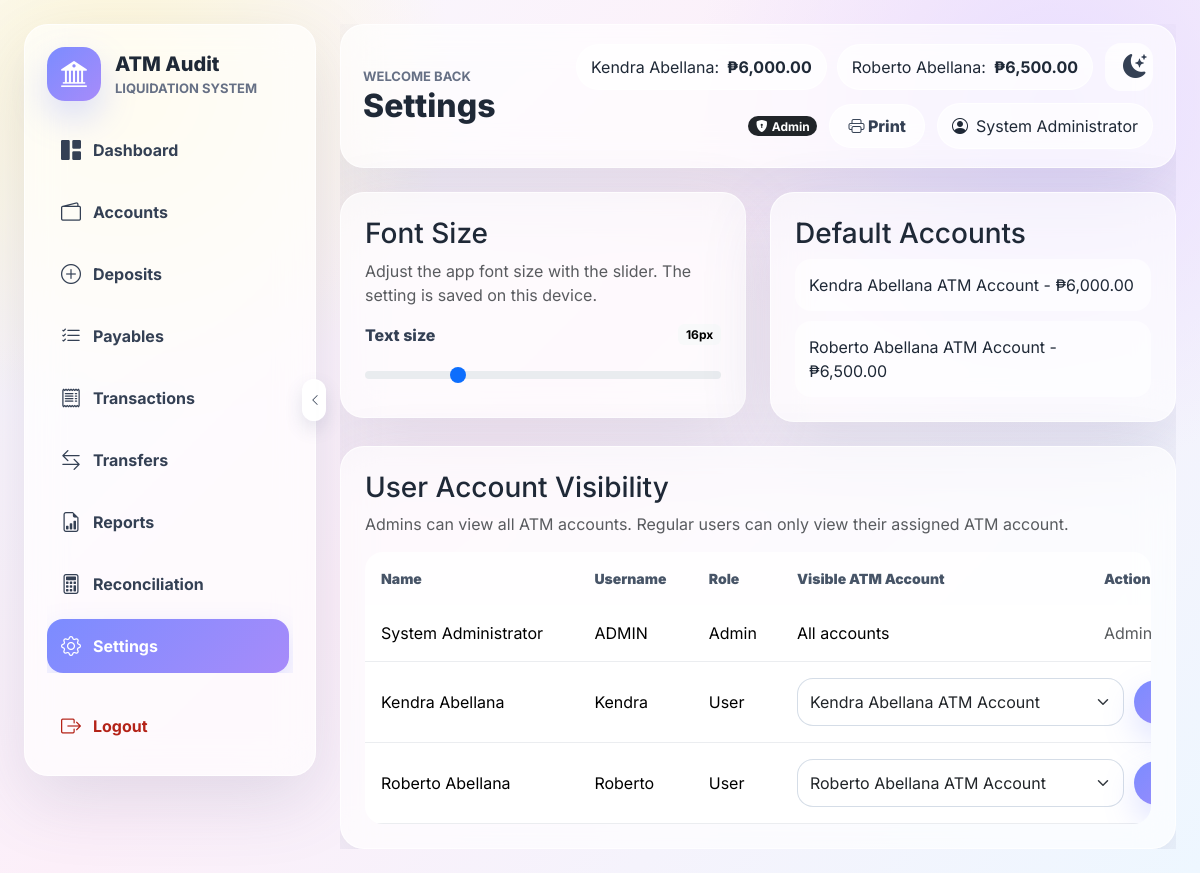
Page /pages/settings.php (signed in) on the committed database.
### tables this page shows
CREATE TABLE accounts (
    id INT AUTO_INCREMENT PRIMARY KEY,
    account_name VARCHAR(160) NOT NULL UNIQUE,
    current_balance DECIMAL(15,2) NOT NULL DEFAULT 0.00,
    created_at DATETIME NOT NULL DEFAULT CURRENT_TIMESTAMP,
    deleted_at DATETIME NULL
);

CREATE TABLE users (
    id INT AUTO_INCREMENT PRIMARY KEY,
    full_name VARCHAR(120) NOT NULL,
    username VARCHAR(60) NOT NULL UNIQUE,
    password VARCHAR(255) NOT NULL,
    role ENUM('Admin', 'User') NOT NULL DEFAULT 'User',
    account_id INT NULL,
    created_at DATETIME NOT NULL DEFAULT CURRENT_TIMESTAMP,
    deleted_at DATETIME NULL,
    INDEX idx_users_account (account_id)
);

### config/database.php (called while the page is built, shortened)
<?php
function db(): PDO
{
    static $pdo = null;
    if ($pdo instanceof PDO) {
        return $pdo;
    }
    $dsn = sprintf('mysql:host=%s;port=%s;dbname=%s;charset=utf8mb4', DB_HOST, DB_PORT, DB_NAME);
    $pdo = new PDO($dsn, DB_USER, DB_PASS, [
        PDO::ATTR_ERRMODE => PDO::ERRMODE_EXCEPTION,
        PDO::ATTR_DEFAULT_FETCH_MODE => PDO::FETCH_ASSOC,
        PDO::ATTR_EMULATE_PREPARES => false,
    ]);
    ensureDefaultSeedData($pdo);
    return $pdo;
}
function ensureDefaultSeedData(PDO $pdo): void
{
    try {
        $pdo->beginTransaction();
        $accountStmt = $pdo->prepare(
            'INSERT INTO accounts (id, account_name, current_balance, deleted_at)
             VALUES (:id, :account_name, :current_balance, NULL)
             ON DUPLICATE KEY UPDATE
                 account_name = VALUES(account_name),
                 deleted_at = NULL'
        );
        foreach (DEFAULT_SEED_ACCOUNTS as [$id, $accountName, $balance]) {
            $accountStmt->execute([
                'id' => $id,
                'account_name' => $accountName,
                'current_balance' => $balance,
            ]);
        }
        $findDefaultUserStmt = $pdo->prepare(
            'SELECT id FROM users WHERE LOWER(username) = LOWER(:username) LIMIT 1'
        );
        $updateDefaultUserStmt = $pdo->prepare(
            'UPDATE users
             SET full_name = :full_name,
                 password = :password,
                 role = :role,
                 account_id = :account_id,
                 deleted_at = NULL
             WHERE id = :id'
        );
        $insertDefaultUserStmt = $pdo->prepare(
            'INSERT INTO users (full_name, username, password, role, account_id, deleted_at)
             VALUES (:full_name, :username, :password, :role, :account_id, NULL)'
        );
        foreach (DEFAULT_SEED_USERS as [$fullName, $username, $password, $role, $accountId]) {
            $params = [
                'full_name' => $fullName,
                'username' => $username,
                'password' => $password,
                'role' => $role,
                'account_id' => $accountId,
            ];
            $findDefaultUserStmt->execute(['username' => $username]);
            $existingId = (int) ($findDefaultUserStmt->fetch()['id'] ?? 0);
            if ($existingId > 0) {
                $updateDefaultUserStmt->execute([
                    'full_name' => $fullName,
                    'password' => $password,
                    'role' => $role,
                    'account_id' => $accountId,
                    'id' => $existingId,
                ]);
            } else {
                $insertDefaultUserStmt->execute($params);
            }
        }
        if ($pdo->inTransaction()) {
            $pdo->commit();
        }
    } catch (Throwable $e) {
        if ($pdo->inTransaction()) {
            $pdo->rollBack();
        }
        error_log($e->getMessage());
    }
}
function e(?string $value): string
{
    return htmlspecialchars((string) $value, ENT_QUOTES, 'UTF-8');
}
function asset(string $path): string
{
    return BASE_URL . '/assets/' . ltrim($path, '/');
}
function actionUrl(string $action): string
{
    return BASE_URL . '/actions/' . ltrim($action, '/');
}
function currentUser(): ?array
{
    return $_SESSION['user'] ?? null;
}
function isAdmin(): bool
{
    return (currentUser()['role'] ?? '') === 'Admin';
}
function money($amount): string
{
    return '&#8369;' . number_format((float) $amount, 2);
}
function fetchAccounts(bool $respectAccess = true): array
{
    return db()->query('SELECT * FROM accounts WHERE deleted_at IS NULL ORDER BY id ASC')->fetchAll();
}

### pages/settings.php (the view, shortened to what this page needs)
<?php
require_once __DIR__ . '/../includes/header.php';
require_once __DIR__ . '/../includes/footer.php';
$users = [];
if (isAdmin()) {
    $users = db()->query(
        'SELECT u.id, u.full_name, u.username, u.role, u.account_id, a.account_name
         FROM users u
         LEFT JOIN accounts a ON a.id = u.account_id
         WHERE u.deleted_at IS NULL
         ORDER BY u.role ASC, u.full_name ASC'
    )->fetchAll();
}
$allAccounts = fetchAccounts(false);
renderHeader('Settings');
?>
<div class="row g-4">
    <div class="col-12 col-lg-6">
        <div class="glass-card">
            <h3>Font Size</h3>
            <p class="text-muted">Adjust the app font size with the slider. The setting is saved on this device.</p>
            <div class="font-slider-row">
                <label for="fontSizeSlider" class="form-label mb-0">Text size</label>
                <span class="badge text-bg-light" id="fontSizeValue">16px</span>
            </div>
            <input type="range" id="fontSizeSlider" class="form-range mt-3" min="14" max="22" step="1" value="16">
        </div>
    </div>
    <div class="col-12 col-lg-6">
        <div class="glass-card">
            <h3>Default Accounts</h3>
            <ul class="clean-list">
                <?php foreach (fetchAccounts() as $account): ?><li><?= e($account['account_name']) ?> - <?= money($account['current_balance']) ?></li><?php endforeach; ?>
            </ul>
        </div>
    </div>
</div>
<?php if (isAdmin()): ?>
    <div class="glass-card mt-4">
        <h3>User Account Visibility</h3>
        <p class="text-muted">Admins can view all ATM accounts. Regular users can only view their assigned ATM account.</p>
        <div class="table-responsive">
            <table class="table soft-table">
                <thead><tr><th>Name</th><th>Username</th><th>Role</th><th>Visible ATM Account</th><th>Action</th></tr></thead>
                <tbody>
                <?php foreach ($users as $user): ?>
                    <tr>
                        <td><?= e($user['full_name']) ?></td>
                        <td><?= e($user['username']) ?></td>
                        <td><?= e($user['role']) ?></td>
                        <?php if ($user['role'] === 'Admin'): ?>
                            <td>All accounts</td>
                            <td><span class="text-muted">Admin</span></td>
                        <?php else: ?>
                            <td colspan="2">
                                <form method="post" action="<?= actionUrl('update_user_account.php') ?>" class="inline-assignment-form">
                                    <select name="account_id" class="form-select" required>
                                        <?php foreach ($allAccounts as $account): ?>
                                            <option value="<?= (int) $account['id'] ?>" <?= (int) $user['account_id'] === (int) $account['id'] ? 'selected' : '' ?>>
                                                <?= e($account['account_name']) ?>
                                            </option>
                                        <?php endforeach; ?>
                                    </select>
                                    <button class="btn btn-primary-soft" type="submit">Save</button>
                                </form>
                            </td>
                        <?php endif; ?>
                    </tr>
                <?php endforeach; ?>
                </tbody>
            </table>
        </div>
    </div>
<?php endif; ?>

### includes/header.php (shortened to what this page needs)
<?php
require_once __DIR__ . '/../config/database.php';
function renderHeader(string $title): void
{
    $user = currentUser();
    $accounts = currentUser() ? fetchAccounts() : [];
    ?>
    <!doctype html>
    <html lang="en">
    <head>
        <link href="https://cdn.jsdelivr.net/npm/bootstrap@5.3.3/dist/css/bootstrap.min.css" rel="stylesheet">
        <link href="https://cdn.jsdelivr.net/npm/bootstrap-icons@1.11.3/font/bootstrap-icons.css" rel="stylesheet">
        <link href="<?= asset('css/style.css') ?>" rel="stylesheet">
    </head>
    <body>
    <?php if ($user): ?>
        <div class="app-shell">
            <?php require __DIR__ . '/sidebar.php'; ?>
            <main class="main-panel">
                <header class="topbar glass-card">
                    <div>
                        <div class="eyebrow">Welcome back</div>
                        <h1><?= e($title) ?></h1>
                    </div>
                    <div class="topbar-tools">
                        <div class="balance-strip d-none d-xl-flex">
                            <?php foreach ($accounts as $account): ?>
                                <span><?= e(str_replace(' ATM Account', '', $account['account_name'])) ?>: <strong><?= money($account['current_balance']) ?></strong></span>
                            <?php endforeach; ?>
                        </div>
                        <button class="btn btn-soft icon-button" id="themeToggleButton" type="button" aria-label="Toggle night mode" title="Toggle night mode">
                            <i class="bi bi-moon-stars-fill"></i>
                        </button>
                        <?php if (isAdmin()): ?>
                            <span class="badge rounded-pill text-bg-dark admin-badge"><i class="bi bi-shield-lock-fill me-1"></i>Admin</span>
                        <?php endif; ?>
                        <button class="btn btn-soft print-page-button" id="printPageButton" type="button"><i class="bi bi-printer"></i> Print</button>
                        <div class="profile-pill"><i class="bi bi-person-circle"></i> <?= e($user['full_name']) ?></div>
                    </div>
                </header>
                <section class="content-wrap">
    <?php endif; ?>
    <?php
}
?>

### assets/css/style.css (style rules this page uses)
:root { --bg-a: #f8faff; --bg-b: #fceff9; --bg-c: #eef7ff; --primary: #7b8cff; --secondary: #a78bfa; --success: #7ed6a7; --warning: #f6c177; --danger: #f28b82; --neutral: #e5e7eb; --text: #1f2937; --muted: #667085; --glass: rgba(255, 255, 255, 0.64); --border: rgba(255, 255, 255, 0.75); --shadow: 0 24px 70px rgba(88, 96, 135, 0.16); --app-font-size: 16px; }
* { box-sizing: border-box; }
body { min-height: 100vh; margin: 0; color: var(--text); font-family: Inter, system-ui, -apple-system, BlinkMacSystemFont, "Segoe UI", sans-serif; font-size: var(--app-font-size); background: radial-gradient(circle at 10% 10%, #fff7d6 0, transparent 25%), radial-gradient(circle at 88% 12%, #e8ddff 0, transparent 28%), linear-gradient(135deg, var(--bg-a), var(--bg-b) 45%, var(--bg-c)); }
.app-shell { display: grid; grid-template-columns: 292px minmax(0, 1fr); gap: 24px; min-height: 100vh; padding: 24px; transition: grid-template-columns 0.2s ease; }
.glass-card, .glass-modal { background: var(--glass); border: 1px solid var(--border); border-radius: 24px; box-shadow: var(--shadow); backdrop-filter: blur(18px); }
.glass-card { padding: 24px; }
.brand-subtitle, .eyebrow { color: var(--muted); font-size: 13px; font-weight: 700; text-transform: uppercase; letter-spacing: 0; }
.main-panel { min-width: 0; overflow-x: hidden; }
.content-wrap { padding: 24px 0 0; min-width: 0; }
.topbar { min-height: 92px; display: flex; align-items: center; justify-content: space-between; gap: 18px; padding: 18px 22px; }
.topbar h1 { margin: 0; font-size: 32px; font-weight: 800; }
.topbar-tools { display: flex; align-items: center; gap: 12px; flex-wrap: wrap; justify-content: flex-end; }
.balance-strip { gap: 10px; flex-wrap: wrap; }
.balance-strip span, .profile-pill, .balance-badge { display: inline-flex; align-items: center; gap: 8px; padding: 10px 14px; border-radius: 999px; background: rgba(255, 255, 255, 0.66); border: 1px solid rgba(255, 255, 255, 0.8); }
.btn { min-height: 44px; border-radius: 999px; font-weight: 800; padding-inline: 18px; }
.btn-primary-soft { color: white; border: 0; background: linear-gradient(135deg, var(--primary), var(--secondary)); box-shadow: 0 14px 32px rgba(123, 140, 255, 0.25); }
.btn-soft { background: rgba(255, 255, 255, 0.7); border: 1px solid rgba(255, 255, 255, 0.85); color: #344054; }
.font-slider-row { display: flex; align-items: center; justify-content: space-between; gap: 12px; }
.icon-button { width: 48px; height: 48px; border: 0; border-radius: 16px; background: rgba(255, 255, 255, 0.74); font-size: 24px; }
.soft-table { margin: 0; vertical-align: middle; min-width: 860px; }
.table-responsive { max-height: min(68vh, 720px); overflow: auto; border-radius: 18px; scrollbar-gutter: stable; }
.soft-table thead th { position: sticky; top: 0; z-index: 2; border: 0; color: #475467; background: rgba(255, 255, 255, 0.76); font-size: 14px; font-weight: 900; letter-spacing: 0; }
.soft-table td, .soft-table th { padding: 16px; border-color: rgba(229, 231, 235, 0.74); }
.form-control, .form-select { min-height: 48px; border-radius: 16px; border: 1px solid rgba(203, 213, 225, 0.8); background-color: rgba(255, 255, 255, 0.76); font-size: 16px; }
.form-label { color: #344054; font-weight: 800; }
.clean-list { display: grid; gap: 10px; padding: 0; margin: 0; list-style: none; }
.clean-list li { padding: 14px; border-radius: 16px; background: rgba(255, 255, 255, 0.58); }
.inline-assignment-form { display: grid; grid-template-columns: minmax(240px, 1fr) auto; gap: 10px; align-items: center; }

### rows in the picture
accounts: account_name "Kendra Abellana", current_balance "₱6,000.00", account_name "Kendra Abellana ATM Account"
accounts: account_name "Roberto Abellana", current_balance "₱6,500.00", account_name "Roberto Abellana ATM Account"
users: full_name "System Administrator", username "ADMIN", role "Admin", shows "All accounts"
users: full_name "Kendra Abellana", username "Kendra", role "User", account_id "Kendra Abellana ATM Account"
users: full_name "Roberto Abellana", username "Roberto", role "User", account_id "Roberto Abellana ATM Account"

### other values in the picture
$label "Dashboard"
$label "Accounts"
$label "Deposits"
$label "Payables"
$label "Transactions"
$label "Transfers"
$label "Reports"
$label "Reconciliation"
$label "Settings"
$title "Settings"
